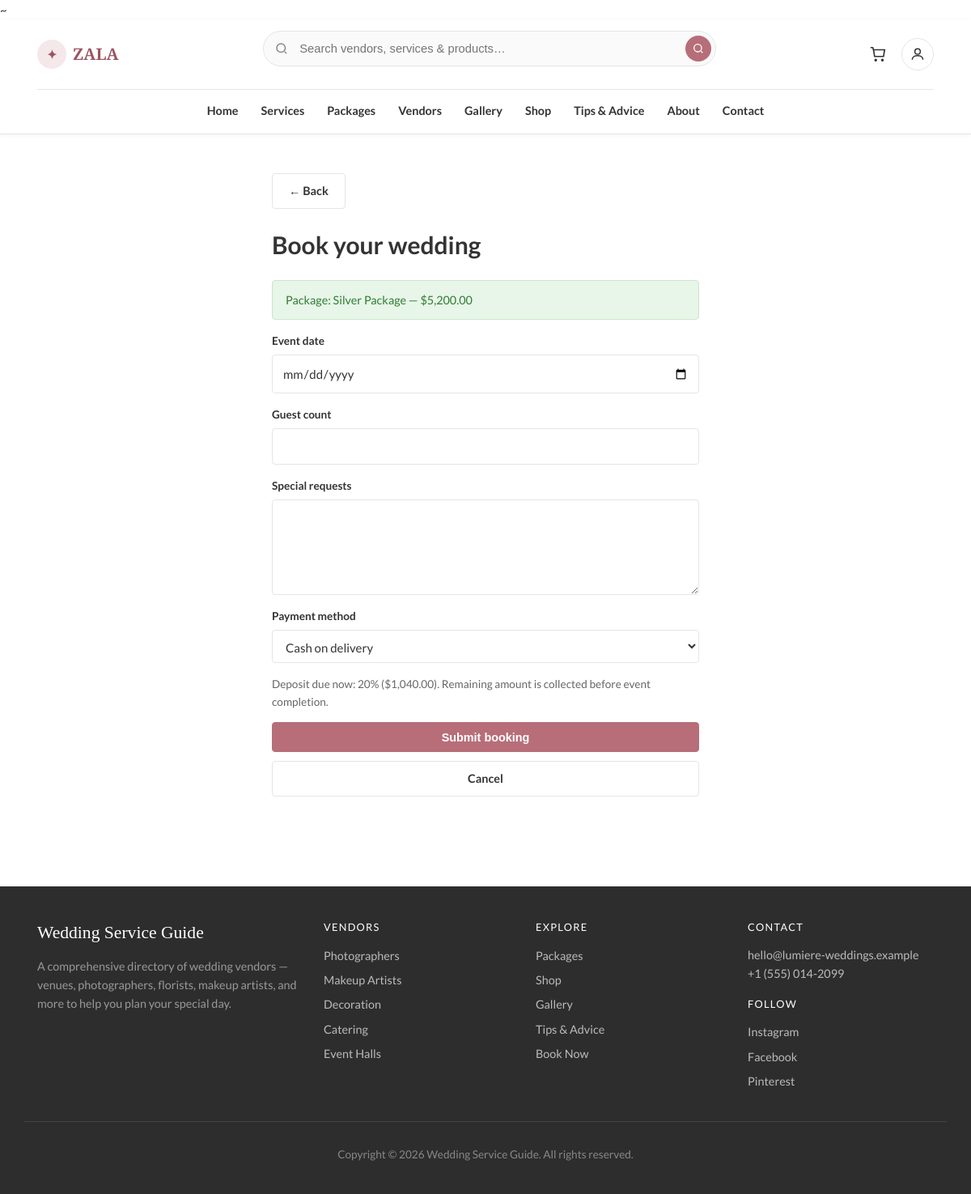
The page /booking.php?package=1&back=index.php (signed in) on the database its author committed.
### tables this page shows
CREATE TABLE packages (
    id INT UNSIGNED AUTO_INCREMENT PRIMARY KEY,
    vendor_id INT UNSIGNED NOT NULL,
    name VARCHAR(120) NOT NULL,
    slug VARCHAR(140) NOT NULL UNIQUE,
    description TEXT,
    price DECIMAL(12,2) NOT NULL,
    duration_days INT UNSIGNED DEFAULT NULL,
    included_services TEXT,
    image VARCHAR(255) DEFAULT NULL,
    is_featured TINYINT(1) NOT NULL DEFAULT 0,
    status ENUM('active', 'inactive') NOT NULL DEFAULT 'active',
    created_at TIMESTAMP DEFAULT CURRENT_TIMESTAMP,
    FOREIGN KEY (vendor_id) REFERENCES vendors(id) ON DELETE CASCADE
);

### includes/db.php (called while the page is built, shortened)
~<?php
function db(): PDO
{
    static $pdo = null;
    if ($pdo instanceof PDO) {
        return $pdo;
    }
    $config = require dirname(__DIR__) . '/config.php';
    $db = $config['database'];
    $dsn = sprintf(
        'mysql:host=%s;port=%d;dbname=%s;charset=utf8mb4',
        $db['host'],
        (int) $db['port'],
        $db['name']
    );
    $pdo = new PDO($dsn, $db['user'], $db['pass'], [
        PDO::ATTR_ERRMODE            => PDO::ERRMODE_EXCEPTION,
        PDO::ATTR_DEFAULT_FETCH_MODE => PDO::FETCH_ASSOC,
        PDO::ATTR_EMULATE_PREPARES   => false,
    ]);
    return $pdo;
}

### includes/functions.php (called while the page is built, shortened)
<?php
function e(?string $value): string
{
    return htmlspecialchars((string) $value, ENT_QUOTES, 'UTF-8');
}
function format_money(float|string $amount): string
{
    $config = require dirname(__DIR__) . '/config.php';
    $symbol = $config['currency_symbol'] ?? '$';
    return $symbol . number_format((float) $amount, 2);
}

### config.php (called while the page is built)
<?php
return [
    'site_name'        => 'Wedding Service Guide',
    'tagline'          => 'Your complete wedding planning directory',
    'hero_title'       => 'Find the perfect vendors for your wedding',
    'hero_subtitle'    => 'Venues, photographers, makeup artists, catering, dresses, and more — all in one place.',
    'phone'            => '+1 (555) 014-2099',
    'email'            => 'hello@lumiere-weddings.example',
    'address'          => '128 Garden Lane, Bloom City',
    'currency_symbol'  => '$',
    'database'         => [
        'host' => '127.0.0.1',
        'port' => 3306,
        'name' => 'wedding_service',
        'user' => 'root',
        'pass' => '',
    ],
    'social' => [
        'instagram' => 'https://instagram.com/',
        'facebook'  => 'https://facebook.com/',
        'pinterest' => 'https://pinterest.com/',
    ],
];

### booking.php (the view, shortened to what this page needs)
<?php
$config = require __DIR__ . '/config.php';
require_once __DIR__ . '/includes/db.php';
require_once __DIR__ . '/includes/functions.php';
$packageId = (int) ($_GET['package'] ?? 0);
$service = null;
$package = null;
$depositAmount = 0.0;
$backUrl = safe_return_url((string) ($_GET['back'] ?? ''), 'services.php');
if ($packageId) {
    $p = db()->prepare('SELECT p.*, v.id AS vendor_id, v.is_approved AS vendor_approved FROM packages p JOIN vendors v ON v.id = p.vendor_id WHERE p.id = ? AND p.status = "active"');
    $p->execute([$packageId]);
    $package = $p->fetch();
    if ($package && (int) $package['vendor_approved'] === 1) {
        $amount = (float) $package['price'];
        $depositAmount = round($amount * 0.2, 2);
        $backUrl = 'packages.php';
    } else {
        $package = null;
    }
}
require __DIR__ . '/includes/header.php';
?>
    <main id="main" class="section">
        <div class="shell form-page">
            <p class="form-page__back">
                <a href="<?= e($backUrl) ?>" class="btn btn--ghost btn-back">← Back</a>
            </p>
            <h1>Book your wedding</h1>
            <?php if ($service) : ?>
                <p class="banner banner--success">Service: <?= e($service['title']) ?> — <?= format_money($service['price']) ?></p>
            <?php elseif ($package) : ?>
                <p class="banner banner--success">Package: <?= e($package['name']) ?> — <?= format_money($package['price']) ?></p>
            <?php else : ?>
                <p>Select a <a href="services.php">service</a> or <a href="packages.php">package</a> first, or fill the form below.</p>
            <?php endif; ?>
            <form class="form" method="post">
                <label><span>Event date</span><input type="date" name="event_date" required min="<?= date('Y-m-d') ?>" /></label>
                <label><span>Guest count</span><input type="number" name="guest_count" min="1" /></label>
                <label><span>Special requests</span><textarea name="special_requests" rows="4"></textarea></label>
                <label><span>Payment method</span>
                    <select name="payment_method" class="form-select">
                        <option value="cod">Cash on delivery</option>
                    </select>
                </label>
                <p class="text-muted">Deposit due now: 20% (<?= format_money($depositAmount) ?>). Remaining amount is collected before event completion.</p>
                <div class="form-actions">
                    <button type="submit" class="btn btn--primary btn--block">Submit booking</button>
                    <a href="<?= e($backUrl) ?>" class="btn btn--ghost btn--block">Cancel</a>
                </div>
            </form>
        </div>
    </main>
<?php require __DIR__ . '/includes/footer.php'; ?>

### css/wedding.css (style rules this page uses)
:root { --white: #ffffff; --bg: #fafafa; --bg-alt: #f3f3f3; --text: #333333; --text-muted: #666666; --text-light: #888888; --rose: #b76e79; --rose-dark: #9a5560; --rose-light: #f5e8ea; --gold: #c4a35a; --border: #e5e5e5; --shadow: 0 2px 12px rgba(0, 0, 0, 0.08); --shadow-hover: 0 8px 24px rgba(0, 0, 0, 0.12); --radius: 4px; --radius-lg: 8px; --font-sans: "Lato", "Segoe UI", system-ui, sans-serif; --font-display: "Playfair Display", Georgia, serif; --shell: min(1140px, calc(100% - 2rem)); --header-h: 72px; }
*, *::before, *::after { box-sizing: border-box; }
html { scroll-behavior: smooth; }
body { margin: 0; font-family: var(--font-sans); font-size: 15px; line-height: 1.6; color: var(--text); background: var(--white); }
a { color: var(--rose-dark); text-decoration: none; }
.shell { width: var(--shell); margin-inline: auto; padding-inline: 1rem; }
.section { padding: 3rem 0; }
.btn { display: inline-flex; align-items: center; justify-content: center; padding: 0.6rem 1.25rem; font-size: 0.9rem; font-weight: 600; border-radius: var(--radius); border: 1px solid transparent; cursor: pointer; text-decoration: none !important; transition: background 0.2s, color 0.2s, border-color 0.2s; }
.btn--primary { background: var(--rose); color: #fff !important; border-color: var(--rose); }
.btn--ghost { background: var(--white); color: var(--text) !important; border-color: var(--border); }
.btn--block { width: 100%; }
.card__meta, .text-muted { color: var(--text-light); font-size: 0.85rem; }
.form label { display: block; margin-bottom: 1rem; }
.form label span { display: block; font-size: 0.85rem; font-weight: 600; margin-bottom: 0.35rem; color: var(--text); }
.form input, .form textarea, .form select, .form-select { width: 100%; padding: 0.6rem 0.75rem; border: 1px solid var(--border); border-radius: var(--radius); font: inherit; color: var(--text); background: var(--white); }
.banner { padding: 0.75rem 1rem; border-radius: var(--radius); margin-bottom: 1rem; font-size: 0.9rem; }
.banner--success { background: #e8f5e9; color: #2e7d32; border: 1px solid #c8e6c9; }
.form-page { max-width: 560px; }
.form-page__back { margin: 0 0 1rem; }
.form-actions { display: flex; flex-direction: column; gap: 0.65rem; margin-top: 0.5rem; }
.btn-back { display: inline-flex; align-items: center; gap: 0.35rem; }
:root { --radius-xl: 16px; --dash-shadow: 0 4px 20px rgba(0, 0, 0, 0.06); }
.text-muted { color: var(--text-muted); }

### rows shown on the page
packages: name "Silver Package", price "$5,200.00", price "$1,040.00"

### other values the page prints
$siteName "Wedding Service Guide"
$email "hello@lumiere-weddings.example"
$phone "+1 (555) 014-2099"
